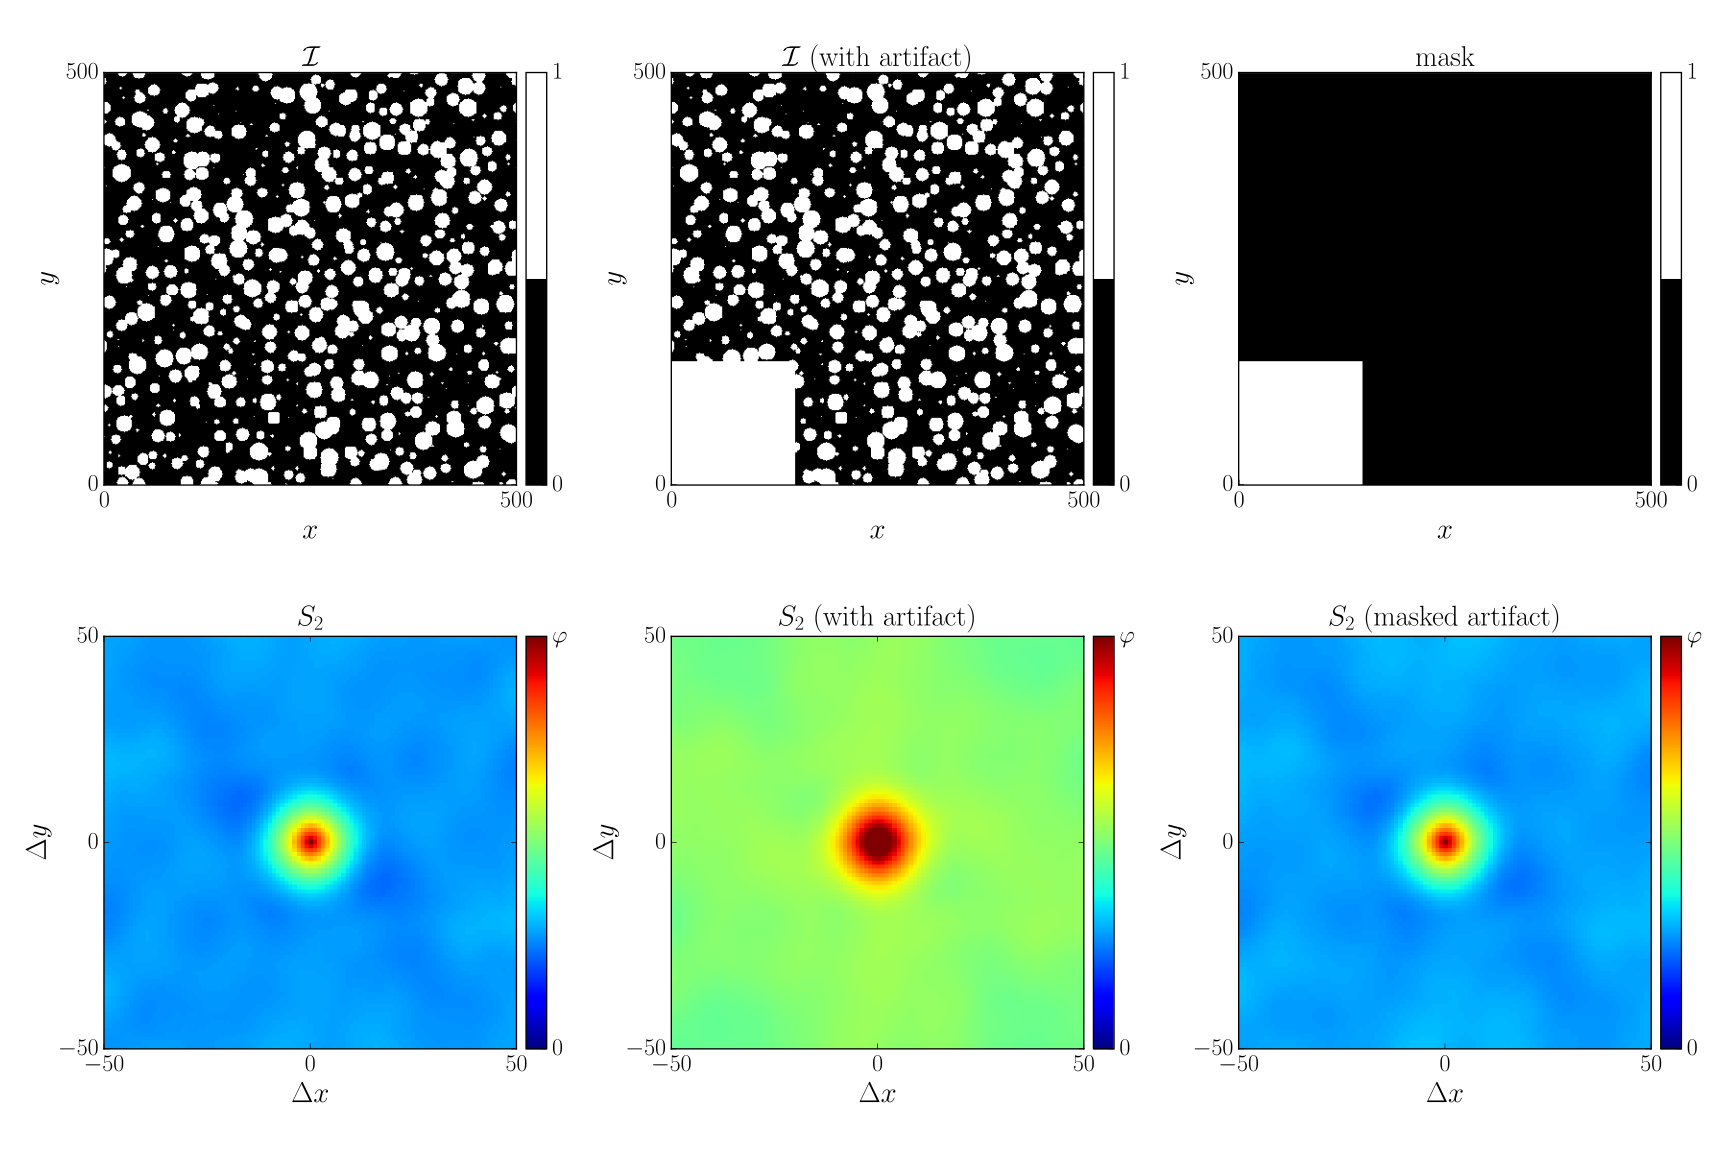

Python code for this plot:

# <snippet>

import GooseEYE.image as gimage
import numpy          as np

# binary image + correlation
# --------------------------

# generate image, store 'volume-fraction'
I        = gimage.dummy_circles((500,500))
phi      = np.mean(I)

# 2-point probability
S2,_     = gimage.S2(I,I,(101,101))

# artifact + (masked) correlation
# -------------------------------

# define image with artifact and the corresponding mask
mask            = np.zeros(I.shape,dtype='bool')
Ierr            = np.array(I      ,copy=True   )
mask[:150,:150] = 1
Ierr[:150,:150] = 1

# 2-point correlation on image with artifact (no mask)
S2err,_  = gimage.S2(Ierr,Ierr,(101,101))

# 2-point correlation on image with artifact, with artifact masked
S2mask,_ = gimage.S2(Ierr,Ierr,(101,101),fmask=mask,gmask=mask)

# </snippet>

# plot
# ----

import matplotlib.pyplot as plt
import matplotlib        as mpl
import matplotlib.cm     as cm
from mpl_toolkits.axes_grid1 import make_axes_locatable

try   : plt.style.use('goose-latex')
except: pass

fig  = plt.figure(figsize=(18,12))
fig.set_tight_layout(True)

ax   = fig.add_subplot(2,3,1)
im   = ax.imshow(I,clim=(0,1),cmap=mpl.colors.ListedColormap(cm.gray([0,255])))
ax.xaxis.set_ticks([0,500])
ax.yaxis.set_ticks([0,500])
plt.xlabel(r'$x$')
plt.ylabel(r'$y$')
plt.title(r'$\mathcal{I}$')
div  = make_axes_locatable(ax)
cax  = div.append_axes("right", size="5%", pad=0.1)
cbar = plt.colorbar(im,cax=cax)
cbar.set_ticks([0,1])

ax   = fig.add_subplot(2,3,2)
im   = ax.imshow(Ierr,clim=(0,1),cmap=mpl.colors.ListedColormap(cm.gray([0,255])))
ax.xaxis.set_ticks([0,500])
ax.yaxis.set_ticks([0,500])
plt.xlabel(r'$x$')
plt.ylabel(r'$y$')
plt.title(r'$\mathcal{I}$ (with artifact)')
div  = make_axes_locatable(ax)
cax  = div.append_axes("right", size="5%", pad=0.1)
cbar = plt.colorbar(im,cax=cax)
cbar.set_ticks([0,1])

ax   = fig.add_subplot(2,3,3)
im   = ax.imshow(mask,clim=(0,1),cmap=mpl.colors.ListedColormap(cm.gray([0,255])))
ax.xaxis.set_ticks([0,500])
ax.yaxis.set_ticks([0,500])
plt.xlabel(r'$x$')
plt.ylabel(r'$y$')
plt.title(r'mask')
div  = make_axes_locatable(ax)
cax  = div.append_axes("right", size="5%", pad=0.1)
cbar = plt.colorbar(im,cax=cax)
cbar.set_ticks([0,1])

ax   = fig.add_subplot(2,3,4)
im   = ax.imshow(S2,clim=(0,phi),cmap='jet',extent=(-50,50,-50,50))
ax.xaxis.set_ticks([-50,0,+50])
ax.yaxis.set_ticks([-50,0,+50])
plt.xlabel(r'$\Delta x$')
plt.ylabel(r'$\Delta y$')
plt.title(r'$S_2$')
div  = make_axes_locatable(ax)
cax  = div.append_axes("right", size="5%", pad=0.1)
cbar = plt.colorbar(im,cax=cax)
cbar.set_ticks     ([ 0 ,       phi  ])
cbar.set_ticklabels(['0',r'$\varphi$'])

ax   = fig.add_subplot(2,3,5)
im   = ax.imshow(S2err,clim=(0,phi),cmap='jet',extent=(-50,50,-50,50))
ax.xaxis.set_ticks([-50,0,+50])
ax.yaxis.set_ticks([-50,0,+50])
plt.xlabel(r'$\Delta x$')
plt.ylabel(r'$\Delta y$')
plt.title(r'$S_2$ (with artifact)')
div  = make_axes_locatable(ax)
cax  = div.append_axes("right", size="5%", pad=0.1)
cbar = plt.colorbar(im,cax=cax)
cbar.set_ticks     ([ 0 ,       phi  ])
cbar.set_ticklabels(['0',r'$\varphi$'])

ax   = fig.add_subplot(2,3,6)
im   = ax.imshow(S2mask,clim=(0,phi),cmap='jet',extent=(-50,50,-50,50))
ax.xaxis.set_ticks([-50,0,+50])
ax.yaxis.set_ticks([-50,0,+50])
plt.xlabel(r'$\Delta x$')
plt.ylabel(r'$\Delta y$')
plt.title(r'$S_2$ (masked artifact)')
div  = make_axes_locatable(ax)
cax  = div.append_axes("right", size="5%", pad=0.1)
cbar = plt.colorbar(im,cax=cax)
cbar.set_ticks     ([ 0 ,       phi  ])
cbar.set_ticklabels(['0',r'$\varphi$'])

plt.savefig('S2_mask.svg')
